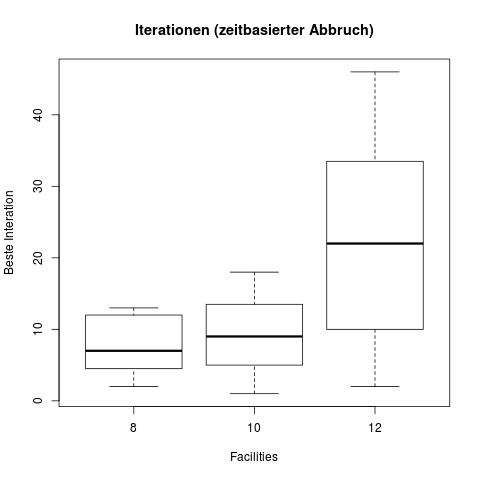

Reproduce this figure in R.
#  R --save < skas_timed_iteration_boxplot.R

d8 <- read.csv('dataset_skas_8t.log.csv')
d10 <- read.csv('dataset_skas_10t.log.csv')
d12 <- read.csv('dataset_skas_12t.log.csv')
png(filename="skas_timed_iteration_boxplot.png")
boxplot( d8$best_iteration,
        d10$best_iteration,
        d12$best_iteration,
        main="Iterationen (zeitbasierter Abbruch)",
        ylab="Beste Interation",
        xlab="Facilities",names=c("8","10","12"))
dev.off()
